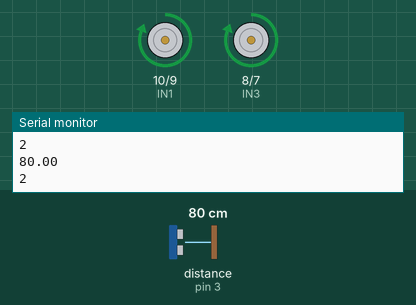
A sketch run on a simulated Arduino Uno, built with avr-gcc and run on an emulated ATmega328P. On the bench: motor-driver pin pairs drawn as motors (green arrow = first pin HIGH = forward, orange = second pin HIGH = backward, longer = more drive, scaled by the enable pin), the last lines printed to the serial monitor. Wiring (inferred from the names in the program): ultrasonic range finder: trigger pin 2; echo pin 3. Inputs (shaded band) come from the test bench; at power-on: distance to the obstacle (sensor on pin 3) 80 cm. The echo pulse lasts 58.3 µs per cm; random numbers use the default seed unless the sketch sets one.

Above: at 1.2 s.
1.3 s: distance to the obstacle (sensor on pin 3) set to 34 cm
At 2.55 s:
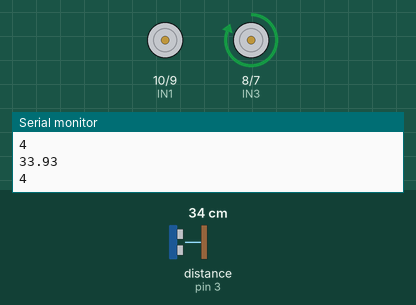
4.3 s: distance to the obstacle (sensor on pin 3) set to 28 cm
At 5.4 s:
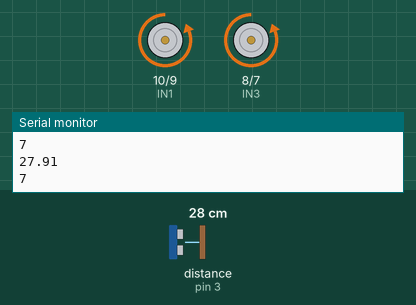
5.8 s: distance to the obstacle (sensor on pin 3) set to 35 cm
At 8.3 s:
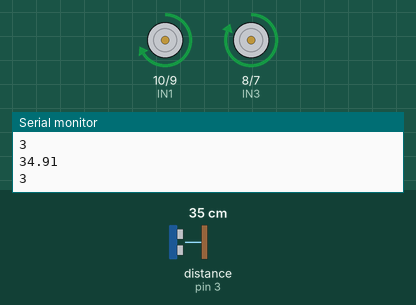
8.8 s: distance to the obstacle (sensor on pin 3) set to 2 cm
Timing chart, 0 to 11.3 s (numbered marks = the images above; inputs shaded):
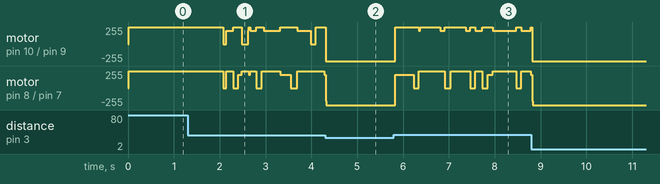

The sketch:

RC_SEMI.ino
```cpp
#include <SoftwareSerial.h>

SoftwareSerial mySerial(2, 3); // 블루투스 TX, RX

char command; // 블루투스로부터 수신
int stance = 0; // 상태를 나타내는 변수

//#define RED_LED_PIN ? // 빨강 LED 핀 번호
//#define GREEN_LED_PIN ?  // 초록 LED 핀 번호
//#define YELLOW_LED_PIN ? // 노랑 LED 핀 번호


#define trigPin 2// 첫 번째 초음파 센서 트리거 핀
#define echoPin 3 // 첫 번째 초음파 센서 에코 핀
//#define trigPin2 ?? // 두 번째 초음파 센서 트리거 핀
//#define echoPin2 ?? // 두 번째 초음파 센서 에코 핀


// GET DISTANCE

float getDistance(int trig, int echo)
{
  float duration;
  digitalWrite(trig, LOW);
  delayMicroseconds(2);
  digitalWrite(trig, HIGH);
  delayMicroseconds(10);
  digitalWrite(trig, LOW);
  duration = pulseIn(echo, HIGH);
  return (duration / 2) / 29.1;
}

float getMeanDist(int trig, int echo)
{
  float dist1 = getDistance(trig, echo);
  float dist2 = getDistance(trig, echo);
  return (dist1 + dist2) / 2;
}

// GET VOLTAGE

float getVoltage(int analog)
{
  return analogRead(analog) * (5.0 / 1023.0);
}

// AUTONOMOUS DRIVING
#define ENA 11 // 속도
#define IN1 10 // 1,2는 A포트
#define IN2 9
#define IN3 8
#define IN4 7
#define ENB 6

int tick = 1;
int duration = 0;

typedef enum {CALL = 0, PARK, NORMAL, SLIGHT_LEFT, SLIGHT_RIGHT, TURN_LEFT, TURN_RIGHT, BACKUP} MODE;
typedef enum {STOP = 0, SLOW = 200, FAST = 255} SPEED;
int drivemode = NORMAL;
int prevmode;

void AD_changeMode()
{
  prevmode = drivemode;
  float dist = getMeanDist(trigPin, echoPin);
  Serial.println(dist);
  Serial.println(drivemode);
  if ((drivemode == PARK || drivemode >= TURN_LEFT) && duration == 0) drivemode = random(2, 5);
  if (drivemode >= NORMAL && drivemode <= SLIGHT_RIGHT && tick % random(30, 60) == 0) drivemode = random(2, 5);
  if (drivemode >= NORMAL && drivemode <= SLIGHT_RIGHT && tick % random(30, 60) == 0)
  {
    drivemode = random(5, 7);
    duration = random(10, 15);
  }
  if (tick % random(50, 100) == 0)
  {
    drivemode = PARK;
    duration = random(5, 7);
  }
  if (dist < 30)
  {
    drivemode = BACKUP;
    duration = random(3, 5);
  }
}

void AD_setSpeed()
{
  switch (drivemode)
  {
    case CALL:
    case PARK:
    setSpeed(true, true, STOP, STOP);
    break;
    case NORMAL:
    setSpeed(true, true, FAST, FAST);
    break;
    case SLIGHT_LEFT:
    setSpeed(true, true, SLOW, FAST);
    break;
    case SLIGHT_RIGHT:
    setSpeed(true, true, FAST, SLOW);
    break;
    case TURN_LEFT:
    setSpeed(true, true, STOP, FAST);
    break;
    case TURN_RIGHT:
    setSpeed(true, true, FAST, STOP);
    break;
    case BACKUP:
    switch (prevmode)
    {
      case SLIGHT_LEFT:
      setSpeed(false, false, SLOW, FAST);
      break;
      case SLIGHT_RIGHT:
      setSpeed(false, false, FAST, SLOW);
      break;
      case TURN_LEFT:
      setSpeed(false, false, STOP, FAST);
      break;
      case TURN_RIGHT:
      setSpeed(false, false, FAST, STOP);
      break;
      case NORMAL:
      default:
      setSpeed(false, false, FAST, FAST);
      break;
    }
    break;
  }
}

void setSpeed(bool ld, bool rd, int ls, int rs) // true: forward, false: backward
{
  if (ld)
  {
    digitalWrite(IN1, HIGH);
    digitalWrite(IN2, LOW);
  }
  else
  {
    digitalWrite(IN1, LOW);
    digitalWrite(IN2, HIGH);
  }
  if (rd)
  {
    digitalWrite(IN3, HIGH);
    digitalWrite(IN4, LOW);
  }
  else
  {
    digitalWrite(IN3, LOW);
    digitalWrite(IN4, HIGH);
  }
  analogWrite(ENA, ls);
  analogWrite(ENB, rs);
}

// CALL MODE

void CALL_forward()
{
  if (drivemode == CALL)
  {
    setSpeed(true, true, FAST, FAST);
    delay(2000);
    setSpeed(true, true, STOP, STOP);
  }
}

void CALL_rotate()
{
  if (drivemode == CALL)
  {
    setSpeed(true, false, FAST, FAST);
    delay(1000);
    setSpeed(true, true, STOP, STOP);
  }
}


// SETUP

void setup() {
  mySerial.begin(9600);
  Serial.begin(9600);

  pinMode(ENA, OUTPUT);
  pinMode(IN1, OUTPUT);
  pinMode(IN2, OUTPUT);
  pinMode(IN3, OUTPUT);
  pinMode(IN4, OUTPUT);
  pinMode(ENB, OUTPUT);

  pinMode(trigPin, OUTPUT);
  pinMode(echoPin, INPUT);
/*  pinMode(trigPin2, OUTPUT);
  pinMode(echoPin2, INPUT);

  pinMode(RED_LED_PIN, OUTPUT);
  pinMode(GREEN_LED_PIN, OUTPUT);
  pinMode(YELLOW_LED_PIN, OUTPUT);*/

}
/*
void run() { // 전진
  analogWrite(ENA, sp);
  analogWrite(ENB, sp);
  digitalWrite(IN1, HIGH);
  digitalWrite(IN2, LOW);
  digitalWrite(IN3, HIGH);
  digitalWrite(IN4, LOW);
}

void brake() { // 제동, 정지
  analogWrite(ENA, 0);
  analogWrite(ENB, 0);
}

void reverse() {
  analogWrite(ENA, sp);
  analogWrite(ENB, sp);
  digitalWrite(IN1, LOW);
  digitalWrite(IN2, HIGH);
  digitalWrite(IN3, LOW);
  digitalWrite(IN4, HIGH);
}

void left() { // 좌회전 (좌측정지, 우측직진)
  analogWrite(ENA, sp);
  analogWrite(ENB, 0);
  digitalWrite(IN1, LOW);
  digitalWrite(IN2, HIGH);
}

void right() { // 우회전 (우측정지, 좌측직진)
  analogWrite(ENA, sp);
  analogWrite(ENB, 0);
  digitalWrite(IN1, HIGH);
  digitalWrite(IN2, LOW);
}

void controlLEDs(float distance2, float batteryVoltage)
{
  if (batteryVoltage < 5.6)
  {
    digitalWrite(RED_LED_PIN, HIGH);
    Serial.println("Battery is running low.");
  }
  else
  {
    digitalWrite(RED_LED_PIN, LOW);
    if (stance == 1)
    {
      if (distance2 < 20 && batteryVoltage >= 5.6)
      {
        digitalWrite(YELLOW_LED_PIN, HIGH);
        Serial.println("Trashbin is fully loaded");
      }
      else
      {
        digitalWrite(YELLOW_LED_PIN, LOW);
      }
      if (distance2 < 20 && batteryVoltage >= 5.6)
      {
        digitalWrite(GREEN_LED_PIN, HIGH);
      } else
      {
        digitalWrite(GREEN_LED_PIN, LOW);
      }
    }
  }
}
*/
void loop()
{
  //controlLEDs(getDistance(trigPin2, echoPin2), getVoltage(A0)); //LED통제

  AD_changeMode();
  AD_setSpeed();
  tick++;
  if (duration > 0) duration--;
}
```

Measured:
- the behaviour switches between 31 and 30 cm on distance to the obstacle (sensor on pin 3) (found by bisection; images 1 and 2)
- after the input at 5.8 s, motor on pin 8 (IN3) / pin 7 (IN4): backward 255/255 → forward 200/255 at once, → stopped 0.40 s later, → forward 255/255 0.11 s later, → stopped 0.57 s later, … (13 changes in this stretch)
